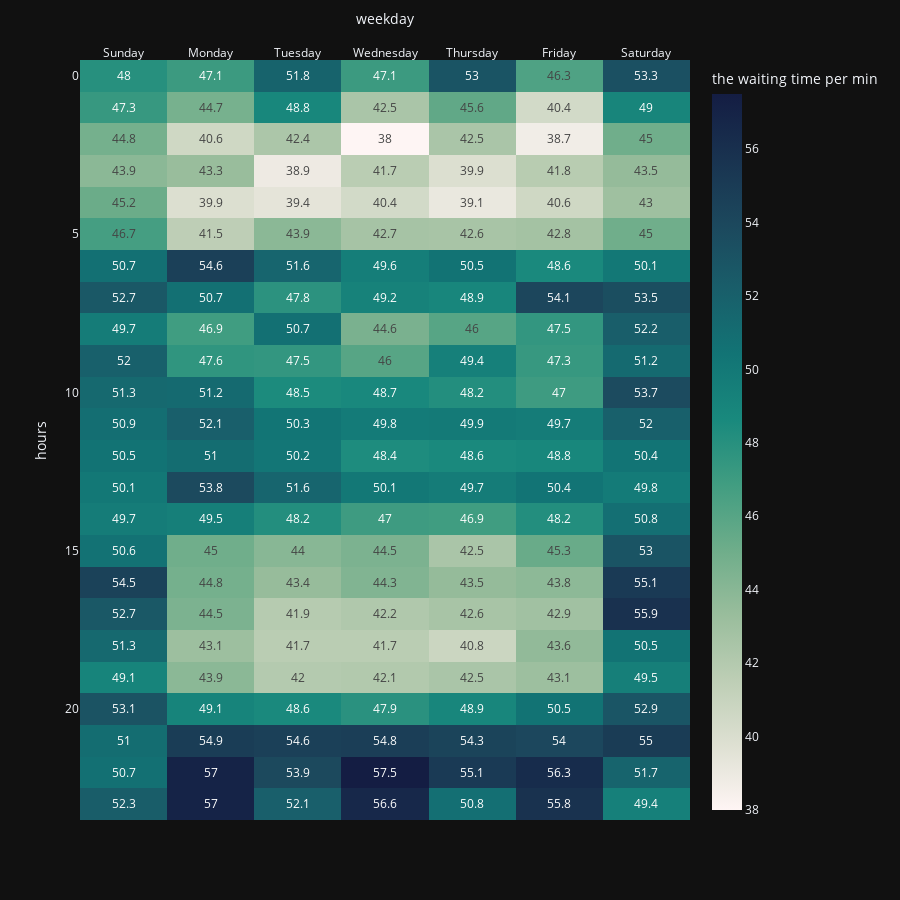

Write notebook code for a chart like this one.
### Markdown cell above
##### Hour heatmap

### Code cell
fig4 = px.imshow(answer4,
                labels=dict(x="weekday", y="hours",
                            color="the waiting time per min") ,
                            aspect="auto", color_continuous_scale='tempo',
                            template = template_style,
                            text_auto=True, width=900, height=900)
fig4.update_xaxes(side="top")
fig4.show()

### Figure 1 — Plotly figure (JSON) as saved in the notebook; plotly's stock layout.template omitted (floating-point values rounded to 4 significant figures; data arrays with more than 128 entries replaced by an {"elided": "..."} marker saying what was removed)
{"data": [{"coloraxis": "coloraxis", "hovertemplate": "weekday: %{x}<br>hours: %{y}<br>the waiting time per min: %{z}<extra></extra>", "name": "0", "texttemplate": "%{z}", "type": "heatmap", "x": ["Sunday", "Monday", "Tuesday", "Wednesday", "Thursday", "Friday", "Saturday"], "xaxis": "x", "y": [0, 1, 2, 3, 4, 5, 6, 7, 8, 9, 10, 11, 12, 13, 14, 15, 16, 17, 18, 19, 20, 21, 22, 23], "yaxis": "y", "z": {"elided": "24x7 float values"}}], "layout": {"coloraxis": {"colorbar": {"title": {"text": "the waiting time per min"}}, "colorscale": [[0, "rgb(254, 245, 244)"], [0.09091, "rgb(222, 224, 210)"], [0.1818, "rgb(189, 206, 181)"], [0.2727, "rgb(153, 189, 156)"], [0.3636, "rgb(110, 173, 138)"], [0.4545, "rgb(65, 157, 129)"], [0.5455, "rgb(25, 137, 125)"], [0.6364, "rgb(18, 116, 117)"], [0.7273, "rgb(25, 94, 106)"], [0.8182, "rgb(28, 72, 93)"], [0.9091, "rgb(25, 51, 80)"], [1, "rgb(20, 29, 67)"]]}, "height": 900, "margin": {"t": 60}, "width": 900, "xaxis": {"anchor": "y", "domain": [0, 1], "side": "top", "title": {"text": "weekday"}}, "yaxis": {"anchor": "x", "autorange": "reversed", "domain": [0, 1], "title": {"text": "hours"}}}}
